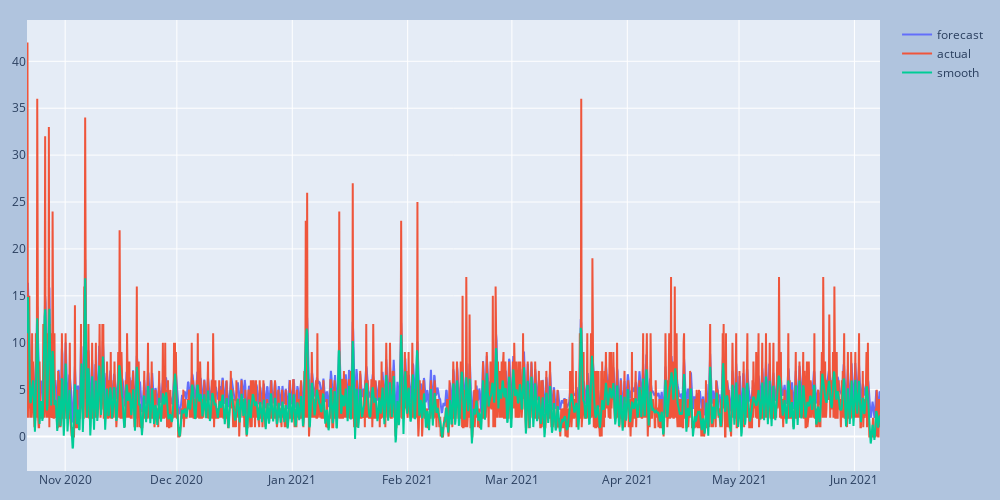

Notebook source saved alongside this figure:
### Code cell
df = pd.DataFrame([])
df['start_on'] = actual_test.index[look_back+1:]
df.set_index(['start_on'], inplace=True)
df['forecast'] = testPredict.squeeze()
df['smooth'] = testY.squeeze()
df['actual'] = actual_test['node_cnt'].to_list()[look_back+1:]
plot_trace(df, ['forecast', 'actual', 'smooth'])

### Figure 1 — Plotly figure (JSON) as saved in the notebook; plotly's stock layout.template omitted (floating-point values rounded to 4 significant figures; data arrays with more than 128 entries replaced by an {"elided": "..."} marker saying what was removed)
{"data": [{"mode": "lines", "name": "forecast", "type": "scatter", "x": {"elided": "1834 str values"}, "y": {"elided": "1834 float values"}}, {"mode": "lines", "name": "actual", "type": "scatter", "x": {"elided": "1834 str values"}, "y": {"elided": "1834 int values"}}, {"mode": "lines", "name": "smooth", "type": "scatter", "x": {"elided": "1834 str values"}, "y": {"elided": "1834 float values"}}], "layout": {"height": 500, "margin": {"b": 20, "l": 20, "r": 20, "t": 20}, "paper_bgcolor": "LightSteelBlue", "showlegend": true, "width": 1000}}
